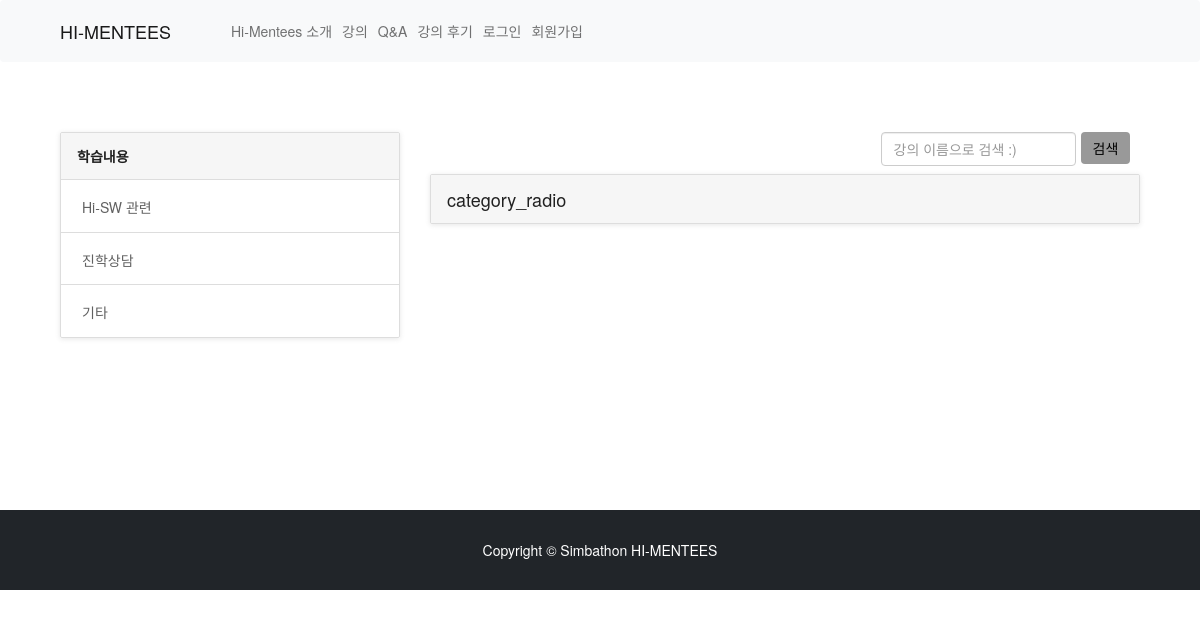
The app's page /question/index/, older data.
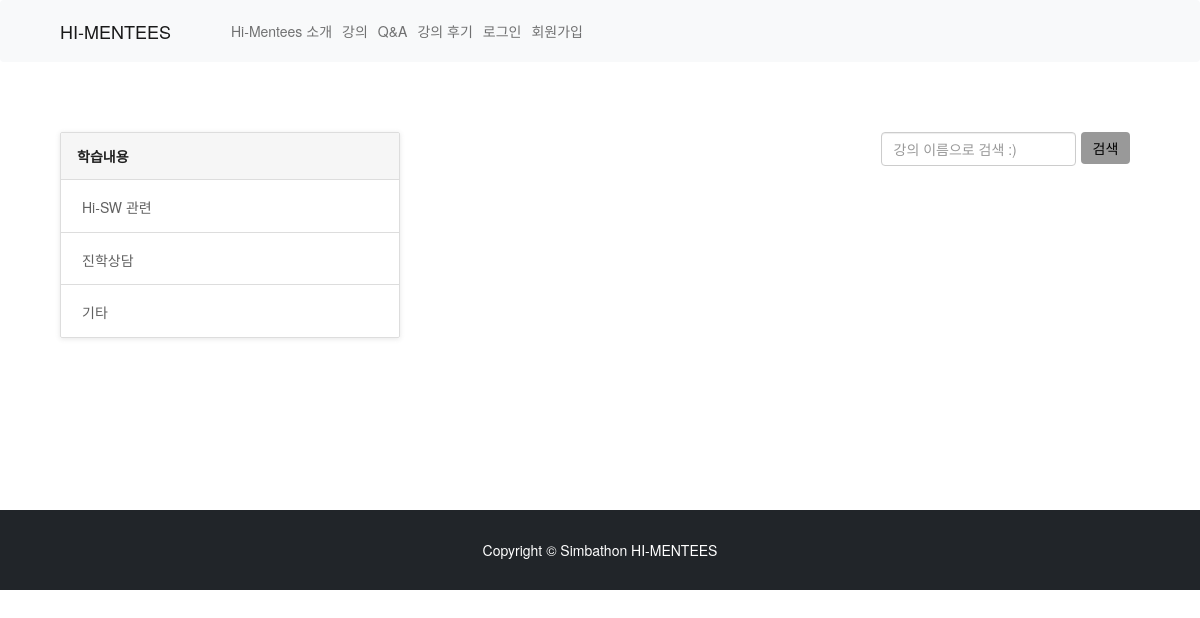
The same page, newer data.
### question/models.py (models this page shows)
class UserQuestion(models.Model):
    category_choice = (
        ('학습내용', '학습내용'),
        ('hi-sw 관련', 'hi-sw 관련'),
        ('진학상담', '진학상담'),
        ('기타', '기타'),
    )
    category = models.CharField(max_length=10, choices=category_choice, default='기타')
    lecture = models.ForeignKey(Lecture, on_delete=models.CASCADE, null=True, blank=True)
    title = models.CharField(max_length=100)
    content = models.TextField()
    question_reg_date = models.DateTimeField(default=timezone.now, verbose_name="질문작성일")
    user = models.ForeignKey(settings.AUTH_USER_MODEL, on_delete=models.CASCADE, null=False, verbose_name="질문자")
    answer = models.TextField(verbose_name="질문에 대한 답변", null=True, blank=True)
    answer_user = models.ForeignKey(UserProfile, on_delete=models.CASCADE, verbose_name="질문 답변자", null=True, blank=True)
    answer_reg_date = models.DateTimeField(verbose_name="답변작성일", null=True, blank=True)

### question/views.py (the view)
# urls.py: path('index/', views.QuestionList.as_view(), name="index"),
class QuestionList(ListView):
    model = UserQuestion
    context_object_name = 'question_list'
    template_name = 'question/question_list.html'
    def get_context_data(self, *args, **kwargs):
        context = super().get_context_data(*args, **kwargs)
        context['about_lecture'] = UserQuestion.objects.exclude(answer__exact='').filter(category='학습내용')
        context['about_hisw'] = UserQuestion.objects.exclude(answer__exact='').filter(category='hi-sw 관련')
        context['about_school'] = UserQuestion.objects.exclude(answer__exact='').filter(category='진학상담')
        context['about_etc'] = UserQuestion.objects.exclude(answer__exact='').filter(category='기타')
        return context

### question/templates/question/question_list.html (shortened to what this page needs)
{% extends "base.html" %}
{% load static %}
{% block content %}
<link rel='stylesheet prefetch' href='https://maxcdn.bootstrapcdn.com/bootstrap/3.3.6/css/bootstrap.min.css'>
<link rel='stylesheet prefetch' href='https://files.krve.io/f/eyespot.css'>
<link rel='stylesheet prefetch' href='https://cdn.cloudcache.dk/materialdesignicons/1.6.50/css/materialdesignicons.min.css'>
<div class="container" style="margin-top : 5em; margin-bottom : 10em;">
  <div class="col-md-4">
    <ul class="list-group help-group">
      <div class="faq-list list-group nav nav-tabs">
        <a href="#tab1" class="list-group-item active" role="tab" data-toggle="tab">
          학습내용
        </a>
        <a href="#tab2" class="list-group-item" role="tab" data-toggle="tab">
           Hi-SW 관련
        </a>
        <a href="#tab3" class="list-group-item" role="tab" data-toggle="tab">
           진학상담
        </a>
        <a href="#tab4" class="list-group-item" role="tab" data-toggle="tab">
           기타
        </a>
      </div>
    </ul>
  </div>
  <div class="col-md-8">
    <div class="tab-content panels-faq">
      <div class="tab-pane active" id="tab1">
        <form class="row g-2" style="margin-left: 32em;" action="{% url 'question:result' %}" method='GET'>
          <div class="col-auto" align="right;">
            <input type="search" class="form-control" id="search" name='query' placeholder="강의 이름으로 검색 :)">
          </div>
          <div class="col-auto">
            <button type="submit" class="btn btn-primary mb-3" style="background-color: #999999; color: #000000; border: none;">
              검색
            </button>
          </div>
        </form>
        <div class="panel-group" id="category1">
            {% for question in about_lecture %}
              <div class="panel panel-default panel-help">
                <a href="#question{{ question.id }}" data-toggle="collapse" data-parent="#category1">
                  <div class="panel-heading">
                    {% if question.lecture is not null %}
                      <h2>[ {{ question.lecture.title }} ] {{ question.title }}</h2>
                    {% else %}
                      <h2>{{ question.title }}</h2>
                    {% endif %}
                  </div>
                </a>
              </div>
            {% endfor %}
        </div>
      </div>
    </div>
  </div>
</div>
{%endblock%}

Row changes from the older to the newer data that the page shows:
removed UserQuestion: title "category_radio"
